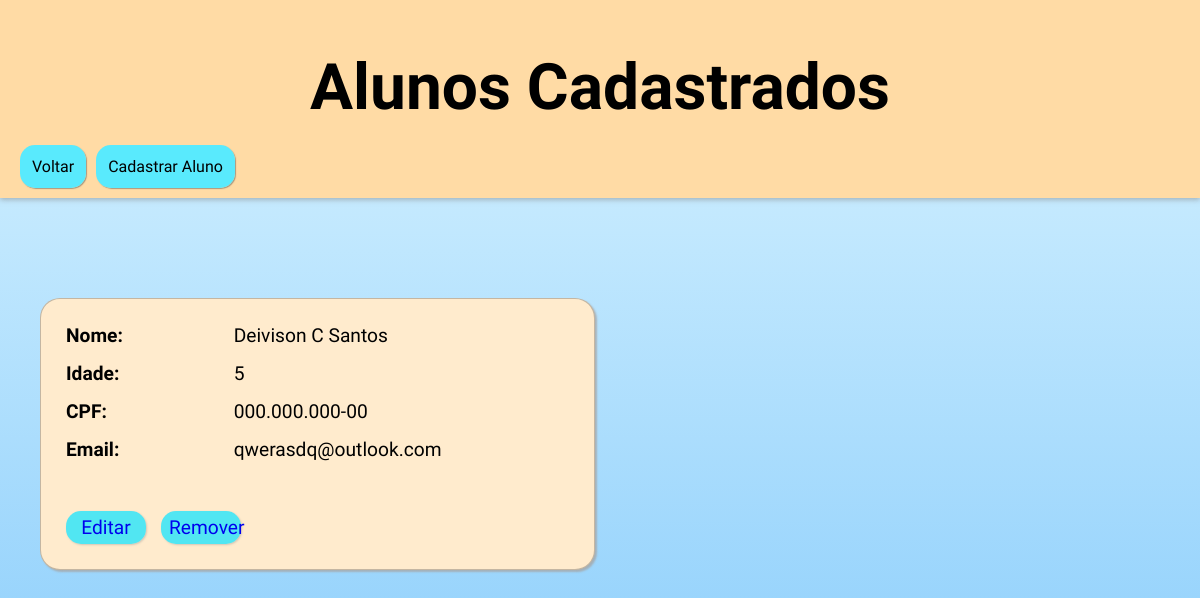
/User/list, run on an earlier commit of the app's database.
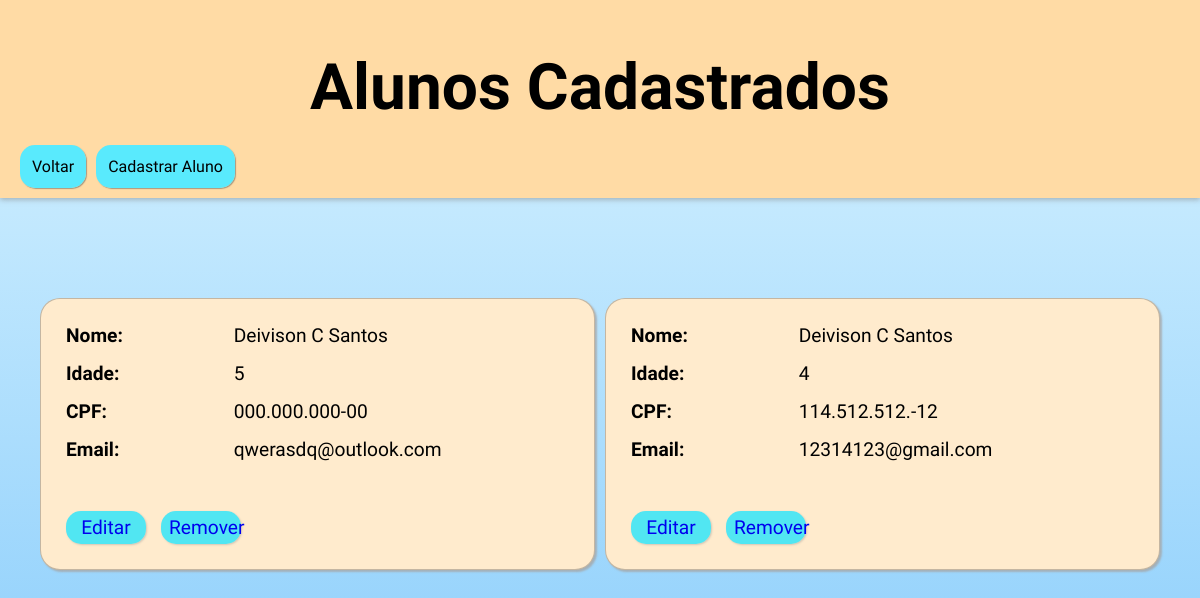
And on a later commit of the database.
### models/tables.py (models this page shows, shortened)
class Students_Inf(db.Model):
    __tablename__ = "Students_List"
    id = db.Column(db.Integer, primary_key=True)
    name = db.Column(db.String, nullable=False)
    age = db.Column(db.Integer, nullable=False)
    cpf = db.Column(db.String, unique=True)
    email = db.Column(db.String, unique=True)

### users.py (the view)
@bp_Students.route('/list')
def list_students():
    Students_all = Students_Inf.query.all()
    return render_template("list_students.html", Students_all=Students_all)

### templates/list_students.html (shortened to what this page needs)
<!DOCTYPE html>
<html lang="pt-br">
<head>
    <link rel="stylesheet" href="../static/global.css">
    <link rel="stylesheet" href="../static/list.css">
</head>
<body>
    <header>
        <h1>Alunos Cadastrados</h1>
        <nav>
            <a href="/">Voltar</a>
            <a href="/User/create">Cadastrar Aluno</a>
        </nav>
    </header>
    <main>
        <ul>
            {% for student in Students_all %}
            <li>
               <div class="about">
                    <span class="type">
                        <span>Nome</span>
                        <span>{{ student.name }}</span>
                    </span>
                    <span class="type">
                        <span>Idade</span>
                        <span>{{ student.age }}</span>
                    </span>
                    <span class="type">
                        <span>CPF</span>
                        <span>{{ student.cpf }}</span>
                    </span>
                    <span class="type">
                        <span>Email</span>
                        <span>{{ student.email }}</span>
                    </span>
                </div>
                <div class="options">
                    <a href="/User/update/{{student.id}}">Editar</a>
                    <a href="/User/remove/{{student.id}}">Remover</a>
                </div>
            </li>
            {%endfor%}
        </ul>
    </main>
</body>
</html>

### static/global.css (style rules this page uses)
* { padding: 0; margin: 0; box-sizing: border-box; font-family: Oswald, Courier, monospace; }

### static/list.css (style rules this page uses)
body { height: 100%; background-image: linear-gradient(to top, rgb(146, 209, 252), rgb(218, 244, 255)); }
header { padding: 10px; padding-top: 50px; margin: 0px 0px 50px 0px; background-color: rgb(255, 219, 165); box-shadow: 0px 2px 5px rgba(128, 128, 128, 0.507); }
header nav { margin-top: 20px; margin-left: 10px; display: flex; flex-direction: row; flex-wrap: wrap; gap: 10px; }
header nav a { text-align: center; background-color: rgba(85, 235, 255, 0.973); text-decoration: none; padding: 12px; max-width: fit-content; color: black; border-radius: 15px; box-shadow: 1px 1px 1px rgba(94, 94, 94, 0.534); }
header h1 { text-align: center; font-size: 4em; }
main { margin: 100px 40px; }
main ul { list-style: none; font-size: 1.2em; display: grid; grid-template-columns: 1fr 1fr; gap: 10px; }
main ul li { display: flex; flex-direction: column; background-color: blanchedalmond; border-radius: 20px; border: 1px solid rgba(66, 66, 66, 0.308); box-shadow: 2px 2px 2px rgba(165, 165, 165, 0.781); padding: 25px; }
main ul li .about { display: flex; flex-direction: column; gap: 15px; }
main ul li div .type { display: grid; grid-template-columns: .5fr 1fr; }
main ul li div .type > :first-child { font-weight: bold; }
main ul li div .type > :first-child::after { content: ':'; }
main ul li .options { display: flex; flex-direction: row; margin-top: 50px; gap: 15px; }
main ul li a { text-decoration: none; text-align: center; background-color: rgba(21, 228, 255, 0.74); width: 80px; padding: 5px 8px; border-radius: 15px; box-shadow: 1px 1px 2px rgba(155, 154, 154, 0.445); }

What changed in the data, as far as the page shows it:
added Students_Inf: name "Deivison C Santos", age "4", cpf "114.512.512.-12", email "12314123@gmail.com"
